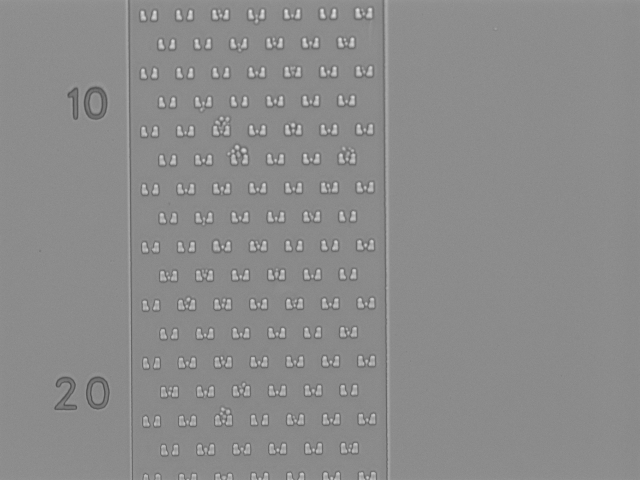
%> input picture Workspace/HYAA7/cell1.png, 1280 x 960 px (shown at 1/2 size)
$ octave main2.m   (GNU Octave 9; MATLAB toolbox functions it lacks are replaced by stand-ins)
%> lines starting %> are read from the running program, lines starting %| are printed output that depends on the picture; in (x1, y1, x2, y2) boxes, pixels count from 0 and x2, y2 are one past the last pixel; in counts of white or black regions, pixels touching at a corner belong together; the program's own positions count from 1


%%% Image partition %%%
clear ;
close all;
clc;
fontSize=10;

%%% read image
originalImage = imread('cell1.png');
%> originalImage is the input picture: size 960x1280 uint8; min 70, max 241, mean 139.3
originalImage = imadjust(originalImage,[0.4 0.69],[]);  % adjust contrast of image
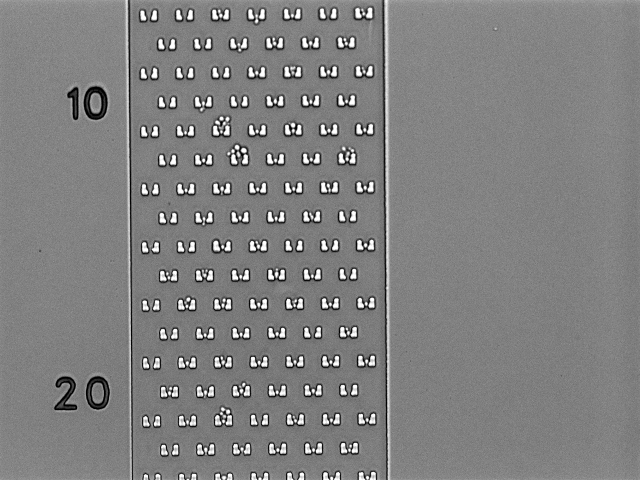
%> originalImage: size 960x1280 uint8 (shown at 1/2 size); min 0, max 255, mean 128.1

figure();
imshow(originalImage);
title('Original Image' );
axis image;

%%%%%%%%%%%%%%%%%%%%%%%Display original image Histogram%%%%%%%%%%%%%%%%%%%
[pixelCount, grayLevels] = imhist(originalImage);
%> pixelCount = 256 values, max 155299 at index 132, min 0 at index 2, mean 4800; grayLevels = 256 values from 0 to 255

figure();
bar(pixelCount);
grid on;
title('Histogram of original image', 'FontSize', fontSize);
xlim([0 grayLevels(end)]); % Scale x axis manually.
%> figure, not shown here; tallest bar 155299 high, from x = 131.6 to 132.4
%%%%%%%%%%%%%%%%%%%%%% Convert to Binary Image %%%%%%%%%%%%%%%%%%%%%%%%%%
binaryImage=imbinarize(originalImage);   % fill the mising pixels
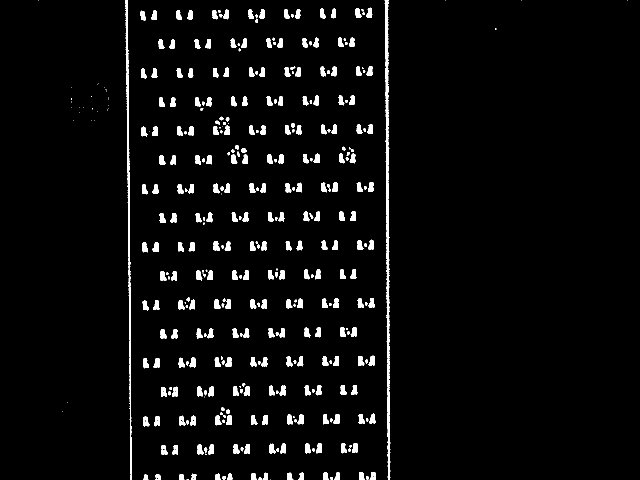
%> binaryImage: size 960x1280 logical (shown at 1/2 size); 3.9% white; 392 white regions (62 under 20 px), largest, box (x1, y1, x2, y2) and area: (769, 0, 781, 960) 4546, (250, 0, 263, 960) 3107, (427, 482, 440, 502) 195
binaryImage=imfill(binaryImage,'holes');
%> binaryImage: size 960x1280 logical; 3.9% white; 392 white regions (62 under 20 px)

figure();
imshow(binaryImage);
title('Binary Image " Level Contrast" ');
%%%%%%%%%%%%%%%%%%%%%%%%%%%%%%%%%%%%%%%%%%%%%%%%%%%%%%%%%%%%%%%%%%%%%%%%%
%  Enlarge figure to full screen.
% set(gcf, 'units','normalized','outerposition',[0 0 1 1]);
%%%%%%%%%%%%%%%%%%%%%%%%%%%%%%%%%%%%%%%%%%%%%%%%%%%%%%%%%%%%%%%%%%%%%%%%%
%%%%%%%%%%%%%%%%%%%%%%%%%%%%%%% RGB Label %%%%%%%%%%%%%%%%%%%%%%%%%%%%%%%%
labeledImage = bwlabel(originalImage, 8);
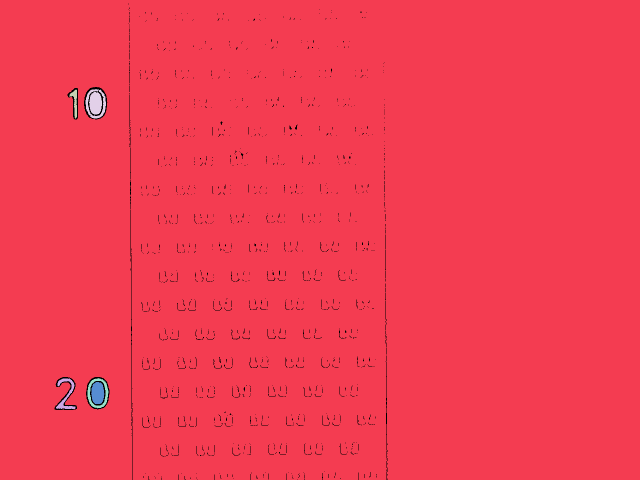
%> labeledImage: size 960x1280 double (shown at 1/2 size); 7 distinct labels, from 0 to 6; one colour per label, 0 black
coloredLabels = label2rgb (labeledImage, 'hsv', 'k', 'shuffle');
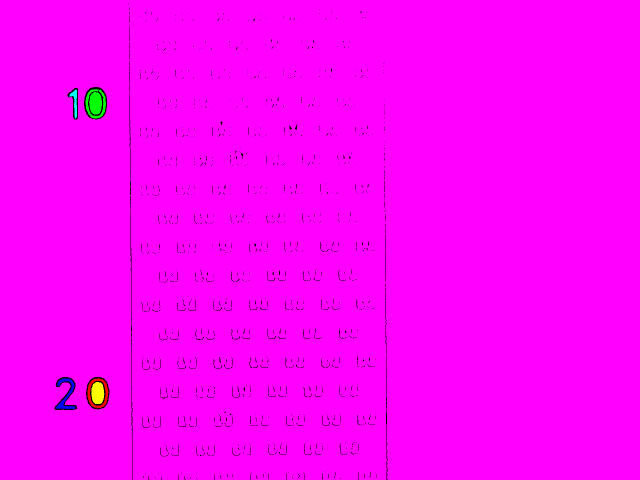
%> coloredLabels: size 960x1280x3 uint8 (shown at 1/2 size); mean R, G, B 252.3, 0.6, 252.2

figure();
imshow(coloredLabels);
axis image;
caption = sprintf('colored labels Binary Image from left to right');
title('Caption');
%%%%%%%%%%%%%%%%%%%%%%%%%%%%%%%%%%%%%%%%%%%%%%%%%%%%%%%%%%%%%%%%%%%%%%%%%%
%%%%%%%%%%%%%%%%%%%%% Label each image Elements in color %%%%%%%%%%%%%%%%%%%%%%%%%%
blobMeasurements = regionprops(labeledImage, originalImage, 'all');
%> blobMeasurements = 6 regions; largest, box (x1, y1, x2, y2), Area, Centroid, MajorAxisLength, MinorAxisLength and Eccentricity: (0, 0, 1280, 960) 1214281 [644 479.5] 1478.5 1108.4 0.662, (171, 178, 212, 237) 1629 [192 207.8] 59.13 40.94 0.722, (182, 764, 209, 808) 944 [196.1 786.8] 46.05 26.22 0.822, (175, 756, 217, 817) 762 [196.4 787.2] 74.13 55.75 0.659
numberOfBlobs = size(blobMeasurements, 1);
%> numberOfBlobs = 6
allBlobCentroids = [blobMeasurements.Centroid];
%> allBlobCentroids = [644 479.5 132.6 790.3 150.4 204 192 207.8 196.4 787.2 196.1 786.8]
centroidsX = allBlobCentroids(1:2:end-1);
%> centroidsX = [644 132.6 150.4 192 196.4 196.1]
centroidsY = allBlobCentroids(2:2:end);
%> centroidsY = [479.5 790.3 204 207.8 787.2 786.8]

figure();
imshow(originalImage);
title('Outlines, from bwboundaries');
axis image; %
hold on;
boundaries = bwboundaries(originalImage);
%> boundaries = 1789 boundaries; largest, box (x1, y1, x2, y2) and points: (0, 0, 1280, 960) 5337, (261, 419, 264, 652) 465, (772, 724, 775, 922) 395, (109, 754, 154, 820) 247, (112, 757, 151, 818) 237
numberOfBoundaries = size(boundaries, 1);
%> numberOfBoundaries = 1789
for k = 1 : numberOfBoundaries
	thisBoundary = boundaries{k};
	plot(thisBoundary(:,2), thisBoundary(:,1), 'g', 'LineWidth', 2);
end
%> this loop made 1789 passes
%> thisBoundary on passes 13 to 15: [8 258; 9 258; 8 258], [19 258; 19 258], [47 258; 47 258]
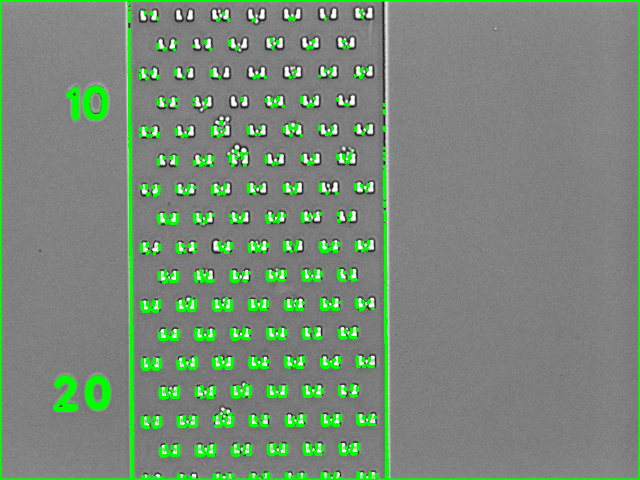
%> figure redrawn from the program's plot data; shown at 1/2 size; its title reads 'Outlines, from bwboundaries'
hold off;
%%%%%%%%%%%%%%%%%%%%%%%%%%%%%%%%%%%%%%%%%%%%%%%%%%%%%%%%%%%%%%%%%%%%%%%%%%
%%%%%%%%%%%%%%%%%%%%% Create Table for cells properties %%%%%%%%%%%%%%%%%
% properties = regionprops(OriginalImage, {'Area','Centroid', 'Orientation', 'Perimeter'});
% properties = struct2table(properties);
%%%%%%%%%%%%%%%%%%%%%%% Great blank  traps image %%%%%%%%%%%%%%%%%%%%%%%%%
% [6 lines of commented-out code are left out]
%%%%%%%%%%%%%%%%%%%%%%%%%%%%% Cells Locations %%%%%%%%%%%%%%%%%%%%%%%%%%%
%  cell=gsubtract(originalImage,BW_out);
 cell = imclearborder(originalImage);  % Get rid of border of image
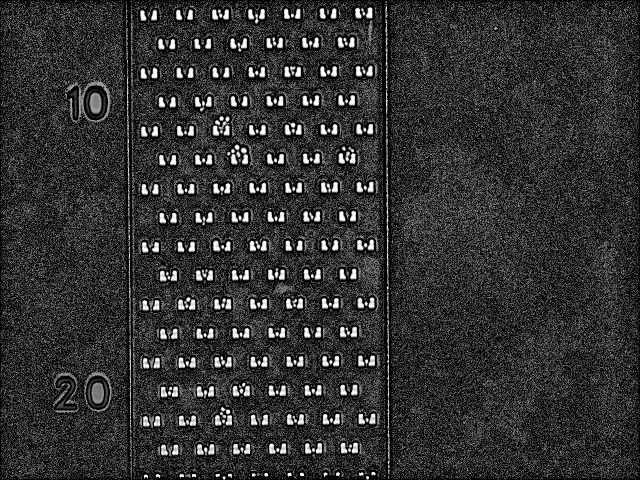
%> cell: size 960x1280 uint8 (shown at 1/2 size); min 0, max 255, mean 49.3

 figure();
 imshow(cell);
 title('Cells position without traps');
%%%%%%%%%%%%%%%%%%%%%%% partition image %%%%%%%%%%%%%%%%%%%%%%%%%%%%%%%%
%==========================================================================

val=80;
min_Pixels= 2;  % min pixels to filter
max_Pixels=30;  % max pixels to filter
[z,y]=size(originalImage);
%> z = 960; y = 1280
plotIndex = 1;
width = 70;
height = 56;
cOffset = 270;
rOffset = 4;  %%%%  pixels vertically
cOffsetRight = 760;
numRows = floor(z / height); %%%%% 17
%> numRows = 17
x = cOffsetRight - cOffset; %%%%%%  490
numCols = floor(x / width);%%%%% 7

figure(9);
for r=1:numRows
    if (rem(r,2)==0)      %  for even row
        cols=1:numCols-1;
        offset = 30;
        add=1;

    else
        cols=1:numCols;       % for odd rows
        offset =0;
       add=0;
    end
    for c=cols
        top = ((r-1)*height+rOffset)-add;
%> top = 4
        bottom = ((r)*height+rOffset)+add;
%> bottom = 60
        left = (offset+(c-1)*width+cOffset)-add;
        right = (offset+(c)*width+cOffset)+add;
%         set(gcf, 'units','normalized','outerposition',[0 0 1 1]);
        fprintf('TopPixel= %d, BottomPixel= %d ,LeftPixel= %d, RightPixel= %d\n',top,bottom,left,right);
%| TopPixel= 4, BottomPixel= 60 ,LeftPixel= 270, RightPixel= 340
%         ref=BW_out(top:bottom,left:right);
        %%%%%%%%%%%%%%%%%%%%%%%%%%%%%%%%%%%%%%%%%%%%%%%%%%%%%%%%%%%%%%%%%
        %%%%%%%%%%%%%%%%%%%%%%%%% Partitioned Image %%%%%%%%%%%%%%%%%%%%%%%
        cropImage=originalImage(top:bottom,left:right);

        subplot(4,4,1)
        imshow(cropImage);
        hold on
        visboundaries(cropImage,'Color','r');
        title(' Traget Cell Area ');
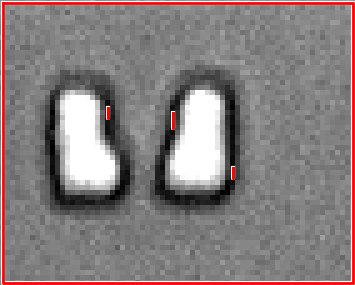
%> figure redrawn from the program's plot data; shown 5 times larger; its title reads 'Traget Cell Area'
        hold off
        %%%%%%%%%%%%%%%%%%%%%%%%%%%%%%%%%%%%%%%%%%%%%%%%%%%%%%%%%%%%%%%%
        %%%%%%%%%%%%%%%%%%%%%%% align Images %%%%%%%%%%%%%%%%%%%%%%%%%%%%
%> (the run ends here)

$ run again, with Workspace/HYAA7/cell2.png copied over Workspace/HYAA7/cell1.png
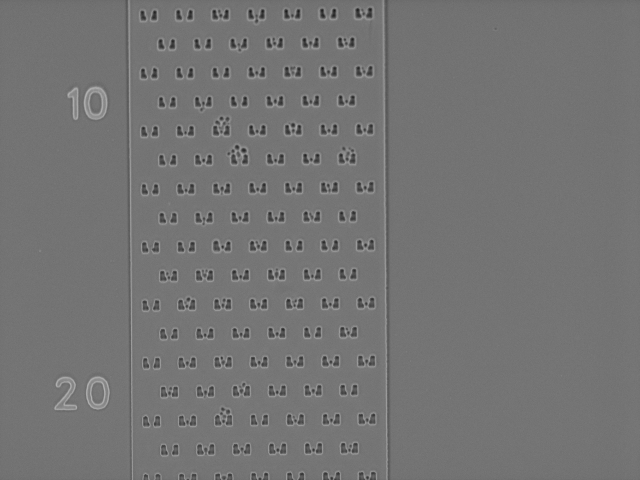
%> input picture Workspace/HYAA7/cell2.png, 1280 x 960 px (shown at 1/2 size)
%> originalImage is the input picture: size 960x1280 uint8; min 14, max 185, mean 115.7
%> pixelCount = 256 values, max 155299 at index 46, min 0 at index 2, mean 4800; grayLevels = 256 values from 0 to 255
%> labeledImage: size 960x1280 double; 44 distinct labels, from 0 to 43
%> blobMeasurements = 43 regions; largest, box (x1, y1, x2, y2), Area, Centroid, MajorAxisLength, MinorAxisLength and Eccentricity: (775, 0, 1280, 960) 481898 [1029.5 479.9] 1108.4 579.7 0.852, (255, 0, 776, 960) 452090 [516.7 478.9] 1107.8 597.3 0.842, (0, 0, 261, 960) 245971 [128.7 483.7] 1108 296 0.964
%> numberOfBlobs = 43
%> allBlobCentroids = 86 values, max 1029.5 at index 85, min 128.7 at index 1, mean 642.4
%> centroidsX = 43 values, max 1029.5 at index 43, min 128.7 at index 1, mean 454.3
%> centroidsY = 43 values, max 958.6 at index 5, min 478.9 at index 2, mean 830.5
%> boundaries = 482 boundaries; largest, box (x1, y1, x2, y2) and points: (255, 0, 776, 960) 3271, (775, 0, 1280, 960) 2950, (0, 0, 261, 960) 2438, (322, 774, 334, 794) 55, (307, 716, 319, 736) 54
%> numberOfBoundaries = 482
%> the loop `for k = 1 : numberOfBoundaries` made 482 passes
%> thisBoundary on passes 4, 8, 9: [726 292; 725 293; 726 292; 727 292; 726 292], [845 316; 845 316], [669 327; 669 327]
%> after the loop `for k = 1 : numberOfBoundaries`:
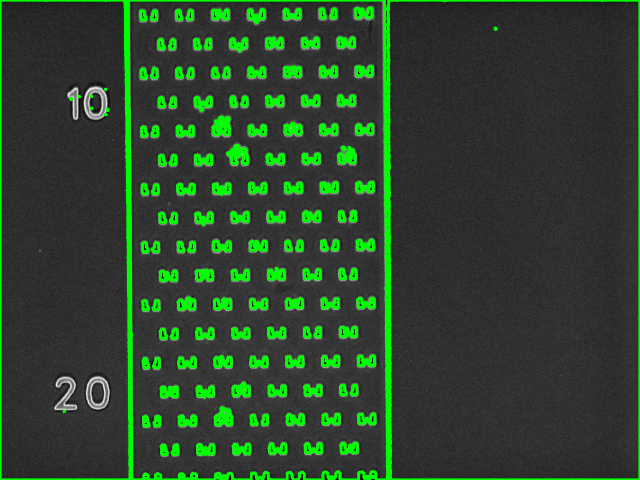
%> figure redrawn from the program's plot data; shown at 1/2 size; its title reads 'Outlines, from bwboundaries'
%| TopPixel= 4, BottomPixel= 60 ,LeftPixel= 270, RightPixel= 340
%> `title(' Traget Cell Area ');`:
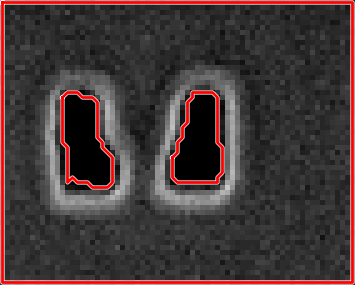
%> figure redrawn from the program's plot data; shown 5 times larger; its title reads 'Traget Cell Area'
